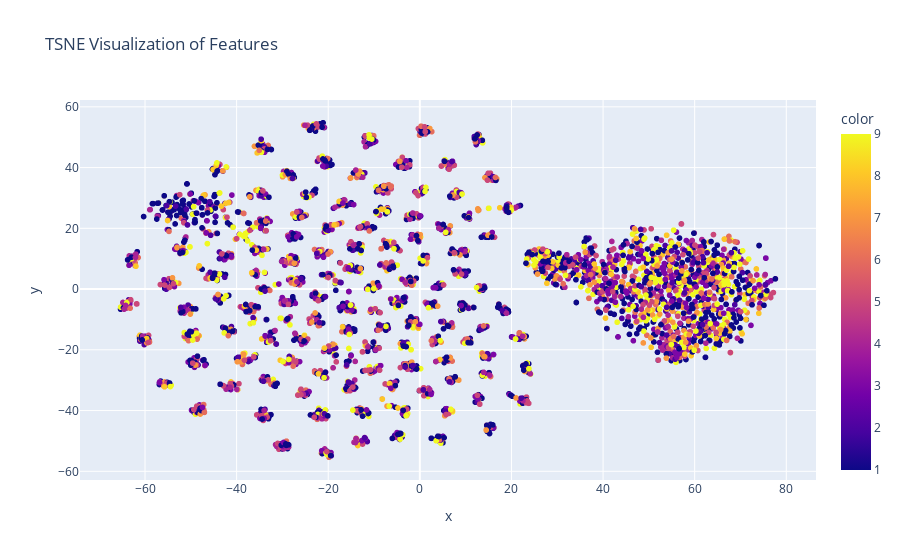

Source (notebook cell):
### Code cell
plotly_fig = px.scatter(
    x=pca_features[:, 0],
    y=pca_features[:, 1],
    color=colors,
    title='TSNE Visualization of Features',
    hover_data={'img_name': imgname},
)

plotly_fig.show()

### Figure 1 — Plotly figure (JSON) as saved in the notebook; plotly's stock layout.template omitted (floating-point values rounded to 4 significant figures; data arrays with more than 128 entries replaced by an {"elided": "..."} marker saying what was removed)
{"data": [{"customdata": {"elided": "3678x1 str values"}, "hovertemplate": "x=%{x}<br>y=%{y}<br>img_name=%{customdata[0]}<br>color=%{marker.color}<extra></extra>", "legendgroup": "", "marker": {"color": {"elided": "3678 int values"}, "coloraxis": "coloraxis", "symbol": "circle"}, "mode": "markers", "name": "", "showlegend": false, "type": "scattergl", "x": {"elided": "3678 float values"}, "xaxis": "x", "y": {"elided": "3678 float values"}, "yaxis": "y"}], "layout": {"coloraxis": {"colorbar": {"title": {"text": "color"}}, "colorscale": [[0, "#0d0887"], [0.1111, "#46039f"], [0.2222, "#7201a8"], [0.3333, "#9c179e"], [0.4444, "#bd3786"], [0.5556, "#d8576b"], [0.6667, "#ed7953"], [0.7778, "#fb9f3a"], [0.8889, "#fdca26"], [1, "#f0f921"]]}, "legend": {"tracegroupgap": 0}, "title": {"text": "TSNE Visualization of Features"}, "xaxis": {"anchor": "y", "domain": [0, 1], "title": {"text": "x"}}, "yaxis": {"anchor": "x", "domain": [0, 1], "title": {"text": "y"}}}}
